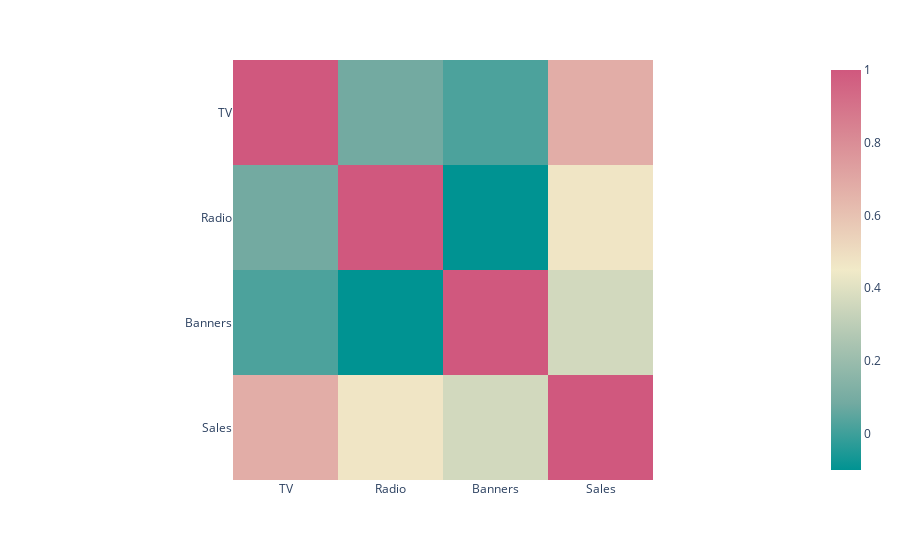

Notebook code for this chart:
### Code cell
px.imshow(data.corr(), color_continuous_scale=px.colors.diverging.Tealrose)

### Figure 1 — Plotly figure (JSON) as saved in the notebook; plotly's stock layout.template omitted (floating-point values rounded to 4 significant figures)
{"data": [{"coloraxis": "coloraxis", "hovertemplate": "x: %{x}<br>y: %{y}<br>color: %{z}<extra></extra>", "name": "0", "type": "heatmap", "x": ["TV", "Radio", "Banners", "Sales"], "xaxis": "x", "y": ["TV", "Radio", "Banners", "Sales"], "yaxis": "y", "z": [[1, 0.08413, 0.02173, 0.6792], [0.08413, 1, -0.1009, 0.4668], [0.02173, -0.1009, 1, 0.36], [0.6792, 0.4668, 0.36, 1]]}], "layout": {"coloraxis": {"colorscale": [[0, "rgb(0, 147, 146)"], [0.1667, "rgb(114, 170, 161)"], [0.3333, "rgb(177, 199, 179)"], [0.5, "rgb(241, 234, 200)"], [0.6667, "rgb(229, 185, 173)"], [0.8333, "rgb(217, 137, 148)"], [1, "rgb(208, 88, 126)"]]}, "margin": {"t": 60}, "xaxis": {"anchor": "y", "constrain": "domain", "domain": [0, 1], "scaleanchor": "y"}, "yaxis": {"anchor": "x", "autorange": "reversed", "constrain": "domain", "domain": [0, 1]}}}
